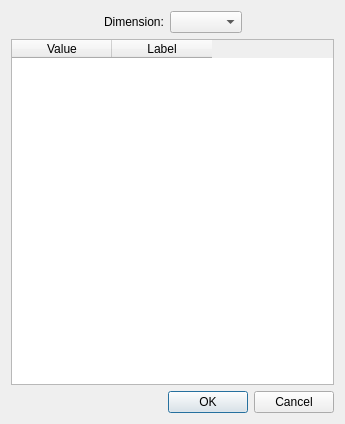
<?xml version="1.0" encoding="UTF-8"?>
<ui version="4.0">
 <class>DialogDimensionLabels</class>
 <widget class="QDialog" name="DialogDimensionLabels">
  <property name="geometry">
   <rect>
    <x>0</x>
    <y>0</y>
    <width>345</width>
    <height>424</height>
   </rect>
  </property>
  <property name="windowTitle">
   <string>Dimension labels</string>
  </property>
  <property name="windowIcon">
   <iconset>
    <normaloff>:/tapeicon/64x64/logo.png</normaloff>:/tapeicon/64x64/logo.png</iconset>
  </property>
  <layout class="QVBoxLayout" name="verticalLayout">
   <item>
    <layout class="QHBoxLayout" name="horizontalLayout">
     <item>
      <spacer name="horizontalSpacer">
       <property name="orientation">
        <enum>Qt::Horizontal</enum>
       </property>
       <property name="sizeHint" stdset="0">
        <size>
         <width>40</width>
         <height>20</height>
        </size>
       </property>
      </spacer>
     </item>
     <item>
      <widget class="QLabel" name="labelDimension">
       <property name="text">
        <string>Dimension:</string>
       </property>
      </widget>
     </item>
     <item>
      <widget class="QComboBox" name="comboBoxDimensionLabels"/>
     </item>
     <item>
      <spacer name="horizontalSpacer_2">
       <property name="orientation">
        <enum>Qt::Horizontal</enum>
       </property>
       <property name="sizeHint" stdset="0">
        <size>
         <width>40</width>
         <height>20</height>
        </size>
       </property>
      </spacer>
     </item>
    </layout>
   </item>
   <item>
    <widget class="QTableWidget" name="tableWidget">
     <property name="alternatingRowColors">
      <bool>true</bool>
     </property>
     <property name="selectionMode">
      <enum>QAbstractItemView::SingleSelection</enum>
     </property>
     <property name="selectionBehavior">
      <enum>QAbstractItemView::SelectRows</enum>
     </property>
     <attribute name="verticalHeaderVisible">
      <bool>false</bool>
     </attribute>
     <column>
      <property name="text">
       <string>Value</string>
      </property>
     </column>
     <column>
      <property name="text">
       <string>Label</string>
      </property>
     </column>
    </widget>
   </item>
   <item>
    <widget class="QDialogButtonBox" name="buttonBox">
     <property name="orientation">
      <enum>Qt::Horizontal</enum>
     </property>
     <property name="standardButtons">
      <set>QDialogButtonBox::Cancel|QDialogButtonBox::Ok</set>
     </property>
    </widget>
   </item>
  </layout>
 </widget>
 <resources/>
 <connections>
  <connection>
   <sender>buttonBox</sender>
   <signal>accepted()</signal>
   <receiver>DialogDimensionLabels</receiver>
   <slot>accept()</slot>
   <hints>
    <hint type="sourcelabel">
     <x>248</x>
     <y>254</y>
    </hint>
    <hint type="destinationlabel">
     <x>157</x>
     <y>274</y>
    </hint>
   </hints>
  </connection>
  <connection>
   <sender>buttonBox</sender>
   <signal>rejected()</signal>
   <receiver>DialogDimensionLabels</receiver>
   <slot>reject()</slot>
   <hints>
    <hint type="sourcelabel">
     <x>316</x>
     <y>260</y>
    </hint>
    <hint type="destinationlabel">
     <x>286</x>
     <y>274</y>
    </hint>
   </hints>
  </connection>
 </connections>
</ui>
